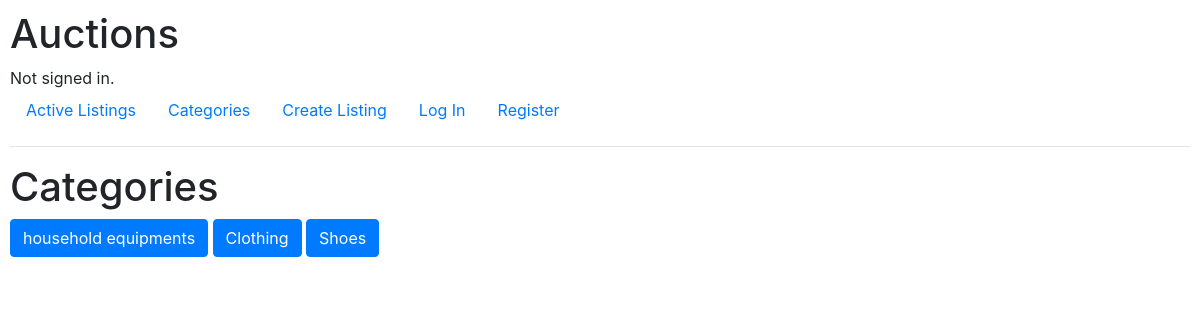
The page /categories on the database its author committed.
### auctions/models.py (models this page shows)
class Category(models.Model):
    catName = models.CharField(max_length=20)
    def __str__(self) -> str:
        return f"{self.catName}"

### auctions/views.py (the view)
# urls.py: path("categories",views.categories, name="categories"),
def categories(request):
    return render(
        request, "auctions/categories.html", {"categories": Category.objects.all()}
    )

### auctions/templates/auctions/categories.html
{% extends "auctions/layout.html" %}
{% block body %}
    <h1>Categories</h1>
    {% for category in categories %}
        <a href="/categoryListings/{{category}}" class="btn btn-primary">{{category}}</a>
    {% endfor %}
{% endblock  %}

### auctions/static/auctions/styles.css (style rules this page uses)
body { padding: 10px; }

### rows shown on the page
Category: catName "household equipments"
Category: catName "Clothing"
Category: catName "Shoes"
